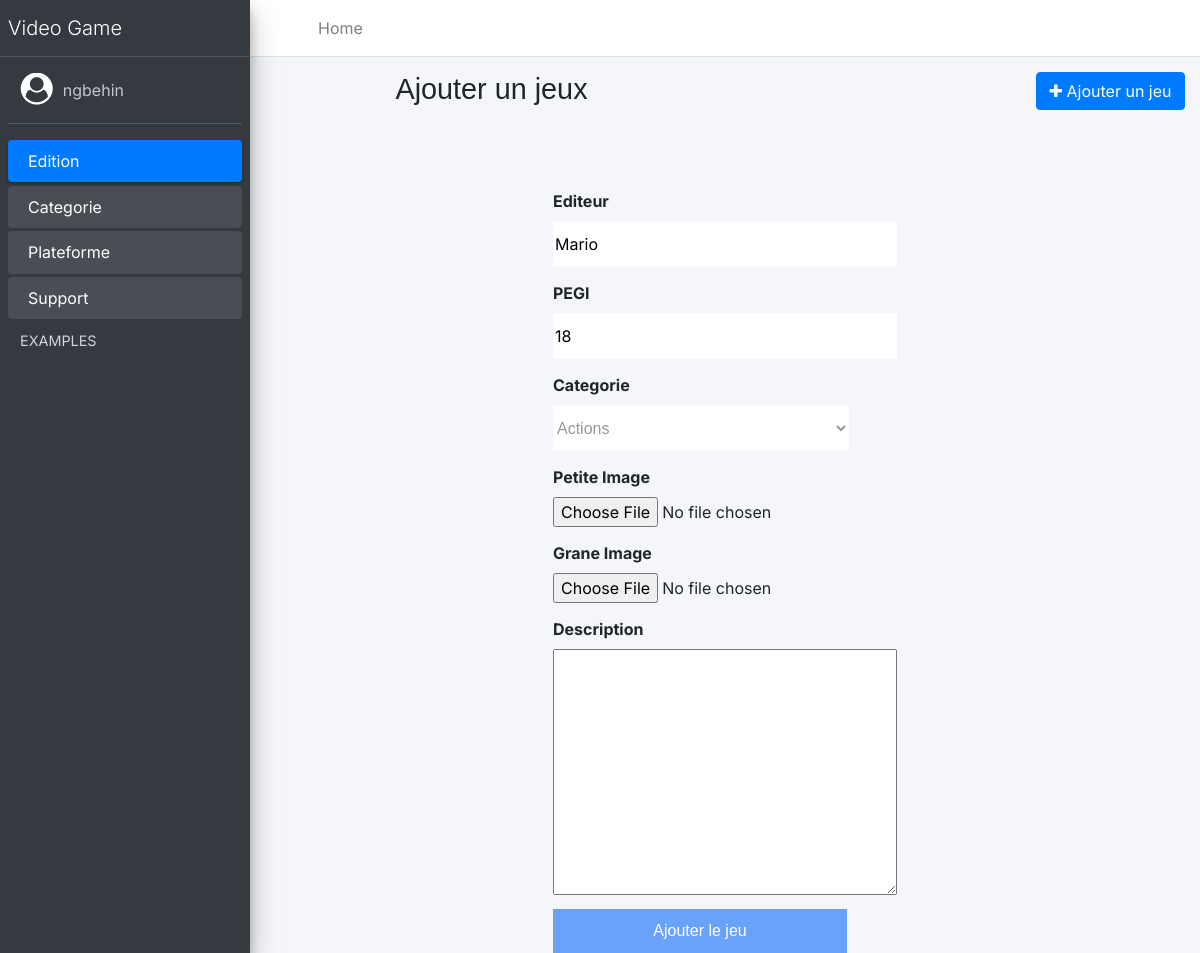
The page /admin/updateedition.php?edition=1 (signed in) on the database its author committed.
### tables this page shows
CREATE TABLE `utilisateur` (
  `id` int(11) NOT NULL,
  `nom` varchar(255) NOT NULL,
  `prenom` varchar(255) NOT NULL,
  `mail` varchar(250) NOT NULL,
  `password` varchar(255) NOT NULL,
  `role_id` int(11) NOT NULL
);

CREATE TABLE `edition` (
  `id` int(11) NOT NULL,
  `editeur` varchar(250) NOT NULL,
  `pegi` int(11) DEFAULT NULL,
  `img_p` text NOT NULL,
  `description` text DEFAULT NULL,
  `img_g` text NOT NULL,
  `categorie_id` int(11) NOT NULL
);

CREATE TABLE `categorie` (
  `id` int(11) NOT NULL,
  `categorie` varchar(255) NOT NULL
);

### app/Database.php (called while the page is built, shortened)
<?php
Class Database{
    private $dbname;
    private $dbuser;
    private $dbpwd;
    private $pdo;
    public function __construct( $dbname, $host = '127.0.0.1' , $dbuser= 'root', $dbpwd= 'videogame')
    {
        $this->dbname= $dbname;
        $this->dbuser= $dbuser;
        $this->dbpwd= $dbpwd;
    }
    public function getPDO()
    {
        return $this->pdo?? $this->pdo = new PDO("mysql:host=127.0.0.1;dbname={$this->dbname}", $this->dbuser, $this->dbpwd);
    }
}

### app/models/function.php (called while the page is built, shortened)
<?php
function getUser($userId, $db){
    $stmt = $db->getPDO()->prepare('SELECT * FROM  utilisateur WHERE id= :userId');
    $stmt->execute([
        'userId' => $userId,
    ]);
    $user = $stmt->fetch(PDO::FETCH_ASSOC);
    return $user;
}
function getCategorie($db){
    $stmt = $db->getPDO()->prepare('SELECT * FROM categorie');
    $stmt->execute();
    $datas= $stmt->fetchAll(PDO::FETCH_ASSOC);
    return $datas;
}
function showEdition($db, $idEdition){
    $sqled = 'SELECT * FROM categorie  INNER JOIN  edition  ON edition.categorie_id = categorie.id where edition.id= :idEdition';
    $queryed = $db->getPDO()->prepare($sqled);
    $queryed->execute([
        'idEdition' => $idEdition
    ]);
    $dataeds = $queryed->fetch(PDO::FETCH_ASSOC);
    return $dataeds;
}

### app/controllers/UpdateEditionController.php (called while the page is built, shortened)
<?php
$user= getUser($_SESSION['userid'], $db);
$categories = getCategorie($db);
$edition = showEdition($db, $_GET['edition']);

### public/admin/updateedition.php (the view, shortened to what this page needs)
<?php
require '../../app/models/function.php';
$db = new Database('videogame');
require '../../app/controllers/UpdateEditionController.php';
?>
<!DOCTYPE html>
<html lang="en">
<head>
    <link rel="stylesheet" href="https://maxcdn.bootstrapcdn.com/font-awesome/4.7.0/css/font-awesome.min.css">
    <link rel="stylesheet" href="https://stackpath.bootstrapcdn.com/bootstrap/4.3.1/css/bootstrap.min.css">
    <link rel="stylesheet" href="../css/adminlte.min.css">
    <link rel="stylesheet" href="../css/style.css">
</head>
<body class="hold-transition sidebar-mini">
    <div class="wrapper">
        <nav class="main-header navbar navbar-expand navbar-white navbar-light">
            <ul class="navbar-nav">
                <li class="nav-item">
                    <a class="nav-link" data-widget="pushmenu" href="#" role="button"><i class="fas fa-bars"></i></a>
                </li>
                <li class="nav-item d-none d-sm-inline-block">
                    <a href="../index.php" class="nav-link">Home</a>
                </li>
            </ul>
        </nav>
        <aside class="main-sidebar sidebar-dark-primary elevation-4">
            <a href="../index.php" class="brand-link">
                <span class="brand-text font-weight-light">Video Game</span>
            </a>
            <div class="sidebar">
                <div class="user-panel mt-3 pb-3 mb-3 d-flex">
                    <div style="color: white;" class="image">
                        <i class="fa fa-user-circle fa-2x" aria-hidden="true"></i>
                    </div>
                    <div class="info">
                        <a href="#" class="d-block"><?=$user['nom']?></a>
                    </div>
                </div>
                <nav class="mt-2">
                    <ul class="nav nav-pills nav-sidebar flex-column" data-widget="treeview" role="menu" data-accordion="false">
                        <li class="nav-item menu-open">
                            <a href="dashboard.php" class="nav-link active">
                                <p>
                                    Edition
                                    <i class="right fas fa-angle-left"></i>
                                </p>
                            </a>
                        </li>
                        <li class="nav-item menu-open">
                            <a href="categorie.php" class="nav-link">
                                <p>
                                    Categorie
                                    <i class="right fas fa-angle-left"></i>
                                </p>
                            </a>
                        </li>
                        <li class="nav-item menu-open">
                            <a href="plateforme.php" class="nav-link ">
                                <p>
                                    Plateforme
                                    <i class="right fas fa-angle-left"></i>
                                </p>
                            </a>
                        </li>
                        <li class="nav-item menu-open">
                            <a href="support.php" class="nav-link ">
                                <p>
                                    Support
                                    <i class="right fas fa-angle-left"></i>
                                </p>
                            </a>
                        </li>
                        <li class="nav-header">EXAMPLES</li>
                    </ul>
                </nav>
            </div>
        </aside>
        <div class="content-wrapper">
            <div class="content-header">
                <div class="container-fluid">
                    <div class="row mb-2">
                        <div class="col-sm-6">
                            <h1 class="m-0">Ajouter un jeux</h1>
                        </div>
                        <div class="col-sm-6">
                            <ol class="float-sm-right">
                                <a name="" id="" class="btn btn-primary" href="addgame.php" role="button"><i class="fa fa-plus fa-" aria-hidden="true"></i> Ajouter un jeu</a>
                            </ol>
                        </div>
                    </div>
                </div>
            </div>
            <div class="content">
                <div class="container-fluid">
                    <form action="" id="formulaire" method="post" enctype="multipart/form-data">
                        <div id="formulairejeu">
                            <div style="display: flex;flex-direction:column">
                                <label for="editeur">Editeur</label>
                                <input value="<?=$edition['editeur']?>" style="width: 100%;height:46px;border:0px" type="text" name="editeur" id="editeur">
                            </div>
                            <div style="display: flex;flex-direction:column">
                                <label for="pegi">PEGI</label>
                                <input value="<?=$edition['pegi']?>" name="pegi" type="text" style="width: 100%;height:46px;border:0px">
                            </div>
                            <div style="display: flex;flex-direction:column">
                                <label for="categorie">Categorie</label>
                                <select name="categorie" id="roleis">
                                    <?php foreach ($categories as $categorie) { ?>
                                        <option <?php if($categorie['id']==$edition['categorie_id']) echo 'selected' ?> value="<?= $categorie['id'] ?>"><?= $categorie['categorie'] ?></option>
                                    <?php } ?>
                                </select>
                            </div>
                            <div style="display: flex;flex-direction:column">
                                <label for="image_p">Petite Image  </label>
                                <input value="hell.php" type="file" name="image_p" id="image_p" cols="30" rows="10">
                            </div>
                            <div style="display: flex;flex-direction:column">
                                <label for="image_g">Grane Image </label>
                                <input type="file" name="image_g" id="image_g" cols="30" rows="10">
                            </div>
                            <div style="display: flex;flex-direction:column">
                                <label for="description">Description</label>
                                <textarea name="description" id="description" cols="30" rows="10"><?=$edition['description']?></textarea>
                            </div>
                            <div>
                                <input type="submit" value="Ajouter le jeu" id="submit">
                            </div>
                        </div>
                    </form>
                </div>
            </div>
        </div>
    </div>
</body>
</html>

### public/css/style.css (style rules this page uses)
#formulaire { display: grid; gap: 14px; margin: 0 auto; margin-top: 20px; outline: none; }
#formulairejeu { display: grid; gap: 14px; margin: 0 auto; margin-top: 20px; outline: none; }
body { background-color: #f7f7f7; font-family: 'Inter', sans-serif; margin: 0px; }
h1 { font-family: 'Helvetica'; font-size: 44px; text-align: center; margin-top: 60px; }
#submit { width: 294px; height: 44px; background-color: #69a2f9; color: #ffffff; border: 0ch; font-family: 'Helvetica'; }
#roleis { background-color: #ffffff; color: #989898; width: 296px; height: 46px; border: 0; font-family: 'Helvetica'; outline: none; }

### rows shown on the page
utilisateur: nom "ngbehin"
edition: editeur "Mario", pegi "18", categorie "Actions"
